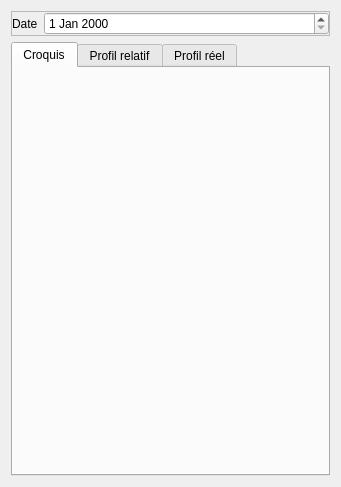
<?xml version="1.0" encoding="UTF-8"?>
<ui version="4.0">
 <class>Form</class>
 <widget class="QWidget" name="Form">
  <property name="geometry">
   <rect>
    <x>0</x>
    <y>0</y>
    <width>341</width>
    <height>487</height>
   </rect>
  </property>
  <property name="windowTitle">
   <string>Form</string>
  </property>
  <layout class="QVBoxLayout" name="verticalLayout" stretch="1,50">
   <item>
    <widget class="QFrame" name="frame">
     <property name="frameShape">
      <enum>QFrame::StyledPanel</enum>
     </property>
     <property name="frameShadow">
      <enum>QFrame::Raised</enum>
     </property>
     <layout class="QFormLayout" name="formLayout">
      <property name="fieldGrowthPolicy">
       <enum>QFormLayout::AllNonFixedFieldsGrow</enum>
      </property>
      <property name="margin">
       <number>0</number>
      </property>
      <item row="0" column="0">
       <widget class="QLabel" name="label_5">
        <property name="text">
         <string>Date</string>
        </property>
       </widget>
      </item>
      <item row="0" column="1">
       <widget class="QDateEdit" name="dateEdit"/>
      </item>
     </layout>
    </widget>
   </item>
   <item>
    <widget class="QTabWidget" name="tabWidget">
     <property name="currentIndex">
      <number>0</number>
     </property>
     <widget class="QWidget" name="tab_3">
      <attribute name="title">
       <string>Croquis</string>
      </attribute>
      <layout class="QVBoxLayout" name="verticalLayout_2">
       <property name="margin">
        <number>3</number>
       </property>
      </layout>
     </widget>
     <widget class="QWidget" name="tab_4">
      <attribute name="title">
       <string>Profil relatif</string>
      </attribute>
      <layout class="QVBoxLayout" name="verticalLayout_3">
       <property name="margin">
        <number>3</number>
       </property>
      </layout>
     </widget>
     <widget class="QWidget" name="tab">
      <attribute name="title">
       <string>Profil réel</string>
      </attribute>
      <layout class="QVBoxLayout" name="verticalLayout_4">
       <property name="margin">
        <number>3</number>
       </property>
      </layout>
     </widget>
    </widget>
   </item>
  </layout>
 </widget>
 <resources/>
 <connections/>
</ui>
